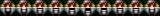

Rendered tile map (Tiled .tmx) drawn with the repository's tilesets; below, a short description and the full map source, tile grids included:
An orthogonal 10x1 tile map with 16x16 px tiles, 1 tile layer (Tile Layer 1).

<map version="1.10" tiledversion="1.10.2" orientation="orthogonal" renderorder="right-down" width="10" height="1" tilewidth="16" tileheight="16" infinite="0" nextlayerid="2" nextobjectid="1">
 <tileset firstgid="1" source="Tileset.tsx" />
 <layer id="1" name="Tile Layer 1" width="10" height="1">
  <data encoding="csv">
161,162,163,164,165,166,165,164,163,162
</data>
 </layer>
</map>
